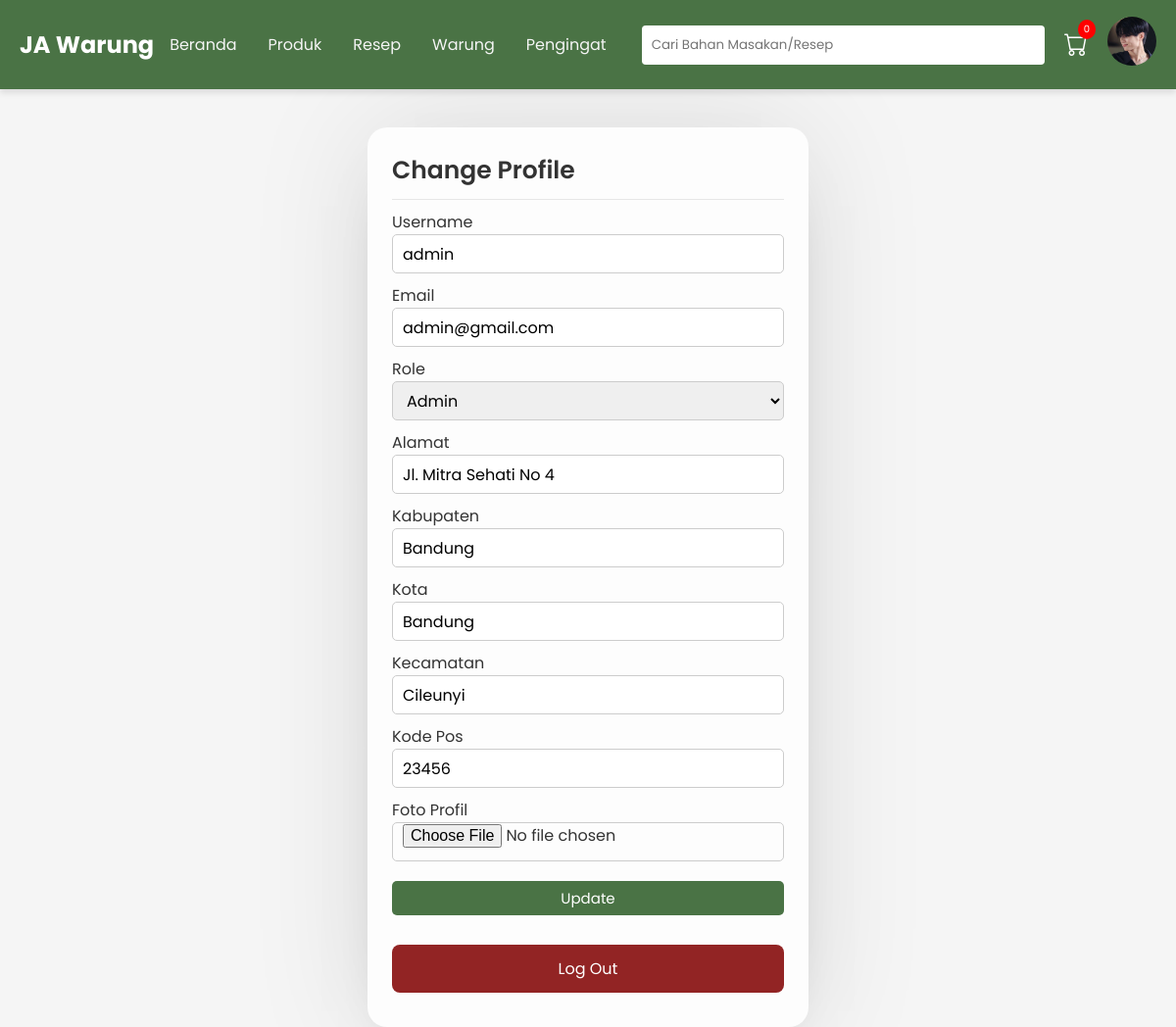
The page /profil.php (signed in) on the database its author committed.
### tables this page shows
CREATE TABLE `users` (
  `UserID` int(11) NOT NULL,
  `Username` varchar(100) NOT NULL,
  `Email` varchar(100) NOT NULL,
  `Password` varchar(255) NOT NULL,
  `Alamat` text DEFAULT NULL,
  `Kabupaten` varchar(50) DEFAULT NULL,
  `Kota` varchar(50) DEFAULT NULL,
  `Kecamatan` varchar(50) DEFAULT NULL,
  `KodePos` varchar(10) DEFAULT NULL,
  `NoTelepon` varchar(15) NOT NULL,
  `Role` enum('admin','pelanggan') NOT NULL,
  `ProfilePicture` text DEFAULT NULL
);

### profil.php (the view, shortened to what this page needs)
<?php
include("dbconfig.php");
include("template/main_layout.php");
$id = $_SESSION['UserID'];
if ($_SERVER['REQUEST_METHOD'] === 'POST' && isset($_POST['submit'])) {
    $username = mysqli_real_escape_string($conn, $_POST['username']);
    $email = mysqli_real_escape_string($conn, $_POST['email']);
    $role = mysqli_real_escape_string($conn, $_POST['role']);
    $alamat = mysqli_real_escape_string($conn, $_POST['alamat']);
    $kabupaten = mysqli_real_escape_string($conn, $_POST['kabupaten']);
    $kota = mysqli_real_escape_string($conn, $_POST['kota']);
    $kecamatan = mysqli_real_escape_string($conn, $_POST['kecamatan']);
    $kodepos = mysqli_real_escape_string($conn, $_POST['kodepos']);
    $stmt = $conn->prepare("UPDATE users SET Username=?, Email=?, role=?, Alamat=?, Kabupaten=?, Kota=?, Kecamatan=?, KodePos=? WHERE UserID=?");
    $stmt->bind_param("ssssssssi", $username, $email, $role, $alamat, $kabupaten, $kota, $kecamatan, $kodepos, $id);
    if ($stmt->execute()) {
        echo "<div class='messrole'>
                <p>Profile Updated!</p>
              </div> <br>";
        echo "<a href='beranda.php'><button class='btn'>Go to Beranda</button></a>";
    } else {
        echo "<p>Error: Unable to update profile.</p>";
    }
    $stmt->close();
} else {
    $stmt = $conn->prepare("SELECT Username, Email, role, Alamat, Kabupaten, Kota, Kecamatan, KodePos FROM users WHERE UserID=?");
    $stmt->bind_param("i", $id);
    $stmt->execute();
    $result = $stmt->get_result();
    if ($row = $result->fetch_assoc()) {
        $res_Uname = $row['Username'];
        $res_Email = $row['Email'];
        $res_role = $row['role'];
        $res_Alamat = $row['Alamat'];
        $res_Kabupaten = $row['Kabupaten'];
        $res_Kota = $row['Kota'];
        $res_Kecamatan = $row['Kecamatan'];
        $res_KodePos = $row['KodePos'];
    } else {
        echo "<p>Error: User data not found.</p>";
        exit();
    }
}
?>
<!DOCTYPE html>
<html lang="en">
<head>
    <link rel="stylesheet" href="style.css">
</head>
<body>
    <div class="container">
        <div class="box form-box">
            <header>Change Profile</header>
            <form action="" method="post" enctype="multipart/form-data">
                <div class="field input">
                    <label for="Username">Username</label>
                    <input type="text" name="Username" id="Username" value="<?=htmlspecialchars($res_Uname); ?>" autocomplete="off" required>
                </div>
                <div class="field input">
                    <label for="email">Email</label>
                    <input type="email" name="email" id="email" value="<?php echo htmlspecialchars($res_Email); ?>" autocomplete="off" required>
                </div>
                <div class="field input">
                    <label for="role">Role</label>
                    <select name="role" id="role" required>
                        <option value="admin" <?php if ($res_role == 'admin') echo 'selected'; ?>>Admin</option>
                    </select>
                </div>
                <div class="field input">
                    <label for="alamat">Alamat</label>
                    <input type="text" name="alamat" id="alamat" value="<?php echo htmlspecialchars($res_Alamat); ?>" required>
                </div>
                <div class="field input">
                    <label for="kabupaten">Kabupaten</label>
                    <input type="text" name="kabupaten" id="kabupaten" value="<?php echo htmlspecialchars($res_Kabupaten); ?>" required>
                </div>
                <div class="field input">
                    <label for="kota">Kota</label>
                    <input type="text" name="kota" id="kota" value="<?php echo htmlspecialchars($res_Kota); ?>"required>
                </div>
                <div class="field input">
                    <label for="kecamatan">Kecamatan</label>
                    <input type="text" name="kecamatan" id="kecamatan" value="<?php echo htmlspecialchars($res_Kecamatan); ?>" required>
                </div>
                <div class="field input">
                    <label for="kodepos">Kode Pos</label>
                    <input type="text" name="kodepos" id="kodepos" value="<?php echo htmlspecialchars($res_KodePos); ?>" required>
                </div>
                <div class="field input">
                    <label for="profile_image">Foto Profil</label>
                    <input type="file" name="profile_image" id="profile_image">
                </div>
                <div class="field">
                    <input type="submit" class="btn" name="submit" value="Update">
                </div>
                <div class="field">
                    <a href="logout.php" class="logout-btn">Log Out</a>
                </div>
            </form>
        </div>
    </div>
</body>
</html>

### template/main_layout.php (shortened to what this page needs)
<?php
if (isset($_SESSION['valid'])) {
    $UserID = $_SESSION['UserID'];
    $query = "SELECT ProfilePicture FROM users WHERE UserID = '$UserID'";
    $result = mysqli_query($conn, $query);
    if ($result) {
        $row = mysqli_fetch_assoc($result);
        $profile_picture = $row['ProfilePicture'] ? $row['ProfilePicture'] : 'uploads/profile_pics/default.jpg';
    } else {
        $profile_picture = 'uploads/profile_pics/default.jpg';
    }
} else {
    $profile_picture = 'uploads/profile_pics/default.jpg';
}
?>
<!DOCTYPE html>
<html lang="en">
<head>
    <link rel="stylesheet" href="../style.css">
    <link rel="stylesheet" href="https://cdn.jsdelivr.net/npm/bootstrap-icons@1.11.3/font/bootstrap-icons.min.css">
</head>
<body>
    <header class="header">
        <div class="logo">JA <span>Warung</span></div>
        <nav class="navbar">
            <a href="beranda.php">Beranda</a>
            <a href="add_produk.php">Produk</a>
            <a href="add_resep.php">Resep</a>
            <a href="add_warung.php">Warung</a>
            <a href="add_pengingat">Pengingat</a>
        </nav>
        <input type="text" placeholder="Cari Bahan Masakan/Resep" class="search-bar">
        <div class="cart cart-badge">
            <i class="bi bi-cart"></i>
        </div>
        <div class="profile-section">
            <a href="profil.php" class="profile-link">
                <img src="<?php echo $profile_picture; ?>" alt="Profil" class="profile-image">
            </a>
        </div>
    </header>
</body>
</html>

### style.css (style rules this page uses)
* { margin: 0; padding: 0; box-sizing: border-box; font-family: 'Poppins', sans-serif; }
body { background-color: #f5f5f5; color: #333; padding-top: 130px; }
.header { display: flex; align-items: center; justify-content: space-between; padding: 15px 20px; background-color: #4a7345; color: white; position: fixed; top: 0; width: 100%; z-index: 1000; box-shadow: 0 4px 6px rgba(0, 0, 0, 0.1); }
.logo { font-size: 24px; font-weight: bold; }
.search-bar { flex: 1; margin: 0 20px; padding: 10px; border: none; border-radius: 4px; }
.navbar { display: flex; justify-content: space-around; color: #f5f5f5; padding: 10px 0; }
.navbar a { text-decoration: none; color: #f5f5f5; padding: 8px 16px; }
.logout-btn { background-color: rgb(146, 36, 36);; color: white; font-size: 16px; padding: 12px 24px; border-radius: 8px; width: 100%; margin-top: 20px; text-align: center; display: block; text-decoration: none; transition: background-color 0.3s ease; }
.field { width: 100%; display: flex; justify-content: center; }
.container, .box, .form-box, .main-box { display: flex; flex-direction: column; }
.container { align-items: center; justify-content: center; min-height: 90vh; }
.box { background: #fdfdfd; padding: 25px; border-radius: 20px; box-shadow: 0 0 128px 0 rgba(0, 0, 0, 0.1), 0 32px 64px -48px rgba(0, 0, 0, 0.5); }
.form-box { width: 450px; margin: 0px 10px; }
.form-box header { font-size: 25px; font-weight: 600; padding-bottom: 10px; border-bottom: 1px solid #e6e6e6; margin-bottom: 10px; }
.form-box form .field { display: flex; margin-bottom: 10px; flex-direction: column; }
.form-box form .input input, .form-box form .input select { height: 40px; width: 100%; font-size: 16px; padding: 0 10px; border-radius: 5px; border: 1px solid #ccc; outline: none; }
.btn { height: 35px; background: #4a7345; border: 0; border-radius: 5px; color: #fff; font-size: 15px; cursor: pointer; transition: all .3s; margin-top: 10px; padding: 0px 10px; }
.cart { display: flex; align-items: center; justify-content: center; margin-right: 20px; }
.cart i { font-size: 24px; color: white; cursor: pointer; transition: transform 0.3s ease; }
.cart-badge { position: relative; }
.cart-badge::after { content: '0'; position: absolute; top: -8px; right: -8px; background-color: red; color: white; border-radius: 50%; padding: 2px 6px; font-size: 10px; }
.profile-section { margin-left: auto; }
.profile-image { width: 50px; height: 50px; border-radius: 50%; object-fit: cover; }

### rows shown on the page
users: ProfilePicture (picture), Username "admin", email "admin@gmail.com", role "Admin", alamat "Jl. Mitra Sehati No 4", kabupaten "Bandung", kota "Bandung", kecamatan "Cileunyi", kodepos "23456"
